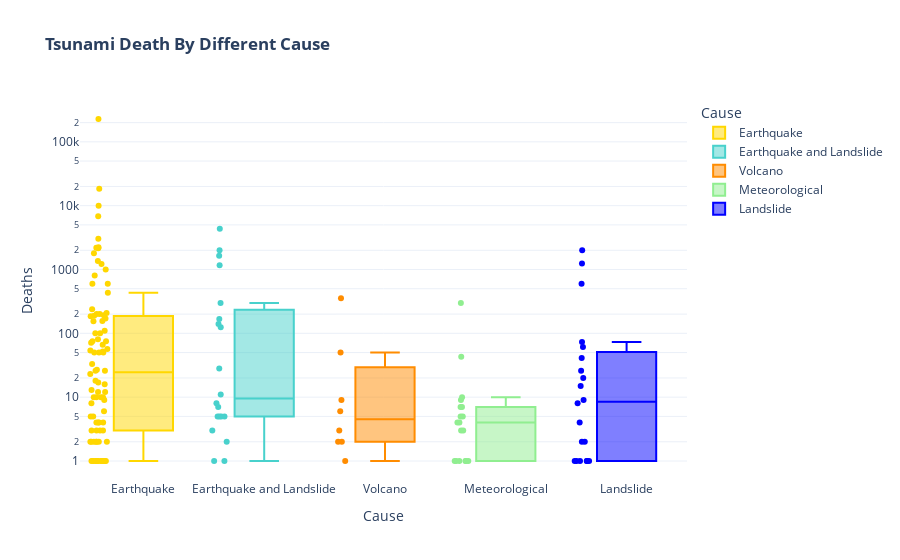

The notebook cell this image was saved under:
### Markdown cell above
<br>**The majority of tsunamis are triggered by factors such as earthquakes, landslides, meteorological events, and volcanoes, with earthquakes being the most common cause.**   
<br>

### Code cell
colors=['gold', 'mediumturquoise', 'darkorange', 'lightgreen','blue']
fig = px.box(df[(df.Deaths>0) & (df.Cause.isin(['Earthquake','Landslide','Earthquake and Landslide','Meteorological','Volcano']))], 
             x="Cause", y="Deaths", points="all",log_y=True,color='Cause',template='plotly_white',color_discrete_sequence=colors,title="<b>Tsunami Death By Different Cause")
fig.show()

### Figure 1 — Plotly figure (JSON) as saved in the notebook; plotly's stock layout.template omitted (floating-point values rounded to 4 significant figures)
{"data": [{"alignmentgroup": "True", "boxpoints": "all", "hovertemplate": "Cause=%{x}<br>Deaths=%{y}<extra></extra>", "legendgroup": "Earthquake", "marker": {"color": "gold"}, "name": "Earthquake", "notched": false, "offsetgroup": "Earthquake", "orientation": "v", "showlegend": true, "type": "box", "x": ["Earthquake", "Earthquake", "Earthquake", "Earthquake", "Earthquake", "Earthquake", "Earthquake", "Earthquake", "Earthquake", "Earthquake", "Earthquake", "Earthquake", "Earthquake", "Earthquake", "Earthquake", "Earthquake", "Earthquake", "Earthquake", "Earthquake", "Earthquake", "Earthquake", "Earthquake", "Earthquake", "Earthquake", "Earthquake", "Earthquake", "Earthquake", "Earthquake", "Earthquake", "Earthquake", "Earthquake", "Earthquake", "Earthquake", "Earthquake", "Earthquake", "Earthquake", "Earthquake", "Earthquake", "Earthquake", "Earthquake", "Earthquake", "Earthquake", "Earthquake", "Earthquake", "Earthquake", "Earthquake", "Earthquake", "Earthquake", "Earthquake", "Earthquake", "Earthquake", "Earthquake", "Earthquake", "Earthquake", "Earthquake", "Earthquake", "Earthquake", "Earthquake", "Earthquake", "Earthquake", "Earthquake", "Earthquake", "Earthquake", "Earthquake", "Earthquake", "Earthquake", "Earthquake", "Earthquake", "Earthquake", "Earthquake", "Earthquake", "Earthquake", "Earthquake", "Earthquake", "Earthquake", "Earthquake", "Earthquake", "Earthquake", "Earthquake", "Earthquake", "Earthquake", "Earthquake", "Earthquake", "Earthquake", "Earthquake", "Earthquake", "Earthquake", "Earthquake"], "x0": " ", "xaxis": "x", "y": [5, 185, 57, 1000, 2188, 2, 6, 23, 200, 3, 18, 2144, 50, 10, 4, 27, 50, 4, 75, 3022, 17, 1, 12, 10, 2, 1223, 1790, 75, 1362, 2, 16, 1, 33, 10000, 1, 3, 2, 4, 2226, 66, 26, 71, 13, 52, 1, 200, 600, 1, 1, 6800, 189, 1, 100, 600, 100, 2, 1, 2, 3, 170, 208, 238, 1, 81, 1, 9, 110, 12, 155, 5, 54, 26, 2, 227899, 10, 4, 802, 50, 3, 192, 156, 431, 18428, 1, 10, 8, 1, 1], "y0": " ", "yaxis": "y"}, {"alignmentgroup": "True", "boxpoints": "all", "hovertemplate": "Cause=%{x}<br>Deaths=%{y}<extra></extra>", "legendgroup": "Earthquake and Landslide", "marker": {"color": "mediumturquoise"}, "name": "Earthquake and Landslide", "notched": false, "offsetgroup": "Earthquake and Landslide", "orientation": "v", "showlegend": true, "type": "box", "x": ["Earthquake and Landslide", "Earthquake and Landslide", "Earthquake and Landslide", "Earthquake and Landslide", "Earthquake and Landslide", "Earthquake and Landslide", "Earthquake and Landslide", "Earthquake and Landslide", "Earthquake and Landslide", "Earthquake and Landslide", "Earthquake and Landslide", "Earthquake and Landslide", "Earthquake and Landslide", "Earthquake and Landslide", "Earthquake and Landslide", "Earthquake and Landslide", "Earthquake and Landslide", "Earthquake and Landslide", "Earthquake and Landslide", "Earthquake and Landslide"], "x0": " ", "xaxis": "x", "y": [5, 5, 2000, 140, 28, 1, 300, 168, 5, 5, 124, 1, 3, 2, 1169, 11, 1636, 8, 7, 4340], "y0": " ", "yaxis": "y"}, {"alignmentgroup": "True", "boxpoints": "all", "hovertemplate": "Cause=%{x}<br>Deaths=%{y}<extra></extra>", "legendgroup": "Volcano", "marker": {"color": "darkorange"}, "name": "Volcano", "notched": false, "offsetgroup": "Volcano", "orientation": "v", "showlegend": true, "type": "box", "x": ["Volcano", "Volcano", "Volcano", "Volcano", "Volcano", "Volcano", "Volcano", "Volcano"], "x0": " ", "xaxis": "x", "y": [50, 1, 2, 9, 355, 3, 2, 6], "y0": " ", "yaxis": "y"}, {"alignmentgroup": "True", "boxpoints": "all", "hovertemplate": "Cause=%{x}<br>Deaths=%{y}<extra></extra>", "legendgroup": "Meteorological", "marker": {"color": "lightgreen"}, "name": "Meteorological", "notched": false, "offsetgroup": "Meteorological", "orientation": "v", "showlegend": true, "type": "box", "x": ["Meteorological", "Meteorological", "Meteorological", "Meteorological", "Meteorological", "Meteorological", "Meteorological", "Meteorological", "Meteorological", "Meteorological", "Meteorological", "Meteorological", "Meteorological", "Meteorological", "Meteorological", "Meteorological", "Meteorological", "Meteorological"], "x0": " ", "xaxis": "x", "y": [300, 3, 43, 1, 1, 1, 10, 4, 5, 7, 3, 7, 1, 4, 9, 1, 5, 1], "y0": " ", "yaxis": "y"}, {"alignmentgroup": "True", "boxpoints": "all", "hovertemplate": "Cause=%{x}<br>Deaths=%{y}<extra></extra>", "legendgroup": "Landslide", "marker": {"color": "blue"}, "name": "Landslide", "notched": false, "offsetgroup": "Landslide", "orientation": "v", "showlegend": true, "type": "box", "x": ["Landslide", "Landslide", "Landslide", "Landslide", "Landslide", "Landslide", "Landslide", "Landslide", "Landslide", "Landslide", "Landslide", "Landslide", "Landslide", "Landslide", "Landslide", "Landslide", "Landslide", "Landslide", "Landslide", "Landslide"], "x0": " ", "xaxis": "x", "y": [61, 15, 26, 1, 20, 41, 73, 1, 2, 2000, 1, 600, 1239, 9, 1, 8, 1, 2, 4, 1], "y0": " ", "yaxis": "y"}], "layout": {"boxmode": "overlay", "legend": {"title": {"text": "Cause"}, "tracegroupgap": 0}, "title": {"text": "<b>Tsunami Death By Different Cause"}, "xaxis": {"anchor": "y", "categoryarray": ["Earthquake", "Earthquake and Landslide", "Volcano", "Meteorological", "Landslide"], "categoryorder": "array", "domain": [0, 1], "title": {"text": "Cause"}}, "yaxis": {"anchor": "x", "domain": [0, 1], "title": {"text": "Deaths"}, "type": "log"}}}
